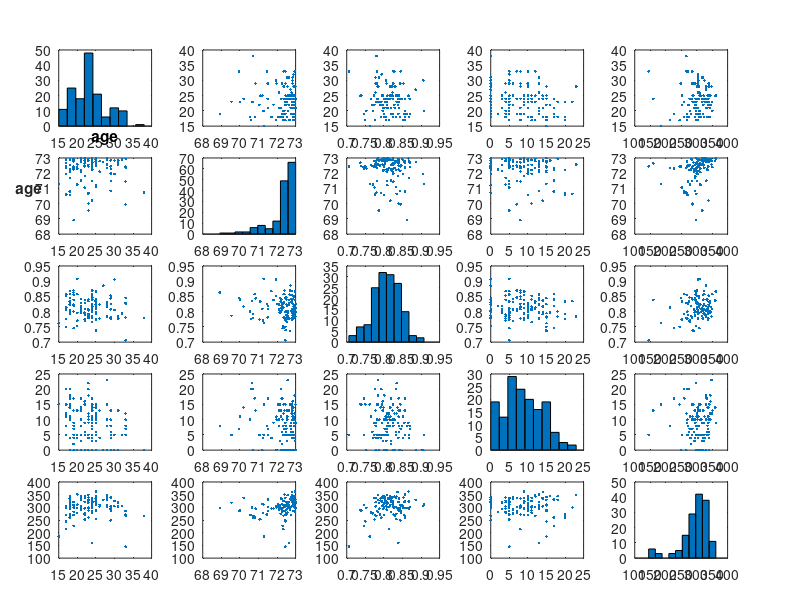

MATLAB code to generate this figure: (Note: this script raises an error after producing the figure.)
clear
close all

%% Variables and Data

% import data from men's 73 kg weight class
data = csvread('class73.csv');

sex                         = data(:,1);  % sex
age                         = data(:,2);  % age
bweight                     = data(:,3);  % body weight
snatch_firstAttempt         = data(:,4);  % declared snatch weight
snatch_firstSuccess         = data(:,5);  % first successful snatch weight
snatch_max                  = data(:,6);  % max snatch weight
snatch_max2declared         = data(:,7);  % delta between max and declared
snatch_max2firstSuccess     = data(:,8);  % delta between first success and max
cj_firstAttempt             = data(:,9);  % declared clean-jerk weight
cj_firstSuccess             = data(:,10);  % first successful clean-jerk weight
cj_max                      = data(:,11); % max clean-jerk weight
cj_max2declared             = data(:,12); % delta between max and declared
cj_max2firstSuccess         = data(:,13); % delta between first success and max
total                       = data(:,14); % total max weight "score"

%% Derived Metrics

% Snatch to CJ ratio
snatch_ratio = snatch_max./cj_max;
% Sum of deltas between declared and max across both events
total_deltas = cj_max2declared + snatch_max2declared;

%% Initial Model - age, body weight, snatch ratio, deltas

dm = [age, bweight, snatch_ratio, total_deltas, total];

labels = {...
    'age',...
    'bweight',...
    'snatch_{max}/cj_{max}',...
    'deltas_{total}',...
    'total'...
    };

% Create the plot matrix
[~,ax] = plotmatrix(dm);
for i = 1:length(labels)
  title(ax(1,i), labels{i})
  yl = ylabel(ax(i,1),labels{i},'fontweight','bold','Rotation', 0);
  yl.Position(1) = yl.Position(1) - 3.0;
end

mdl1 = fitlm([age, bweight, snatch_ratio, total_deltas],total,'VarNames',{'age' 'bweight','snatch_max/cj_max','total_deltas','total'}) 

%% Initial Findings:
% Age and total deltas are not statistically significant.
% Resvised model will exclude these two variables

%% Auxiliary Plots

% Generate CJ max and snatch max histograms
figure
subplot(1,2,1)
histogram(cj_max,20)
title('CJ Max')
xlabel('Weight (kg)')
subplot(1,2,2)
histogram(snatch_max,20)
title('Snatch Max')
xlabel('Weight (kg)')

%% Revised Model - body weight, snatch ratio

mdl2 = fitlm([bweight, snatch_ratio],total,'VarNames',{'bweight','snatch_max/cj_max','total'}) 

% Generate the confidence interterval for the model
coefCI(mdl2)

%% Revised Model: Residuals

% Generate plot raw residuals 
r2 = mdl2.Residuals.Raw;
figure
histogram(r2,20)
title('Histogram of Residuals')

% Generate residual plot for Xs 
figure
yhat = mdl2.Fitted;
[~,ax] = plotmatrix([bweight, snatch_max./cj_max],r2);
titles = {'Body Weight' 'Snatch Ratio'};
for i = 1:length(titles)
    title(ax(i), titles(i))
    ylabel(ax(i),'Residuals')
end

% Generate residual plot for output
figure
plotmatrix(yhat,r2)
title('Residual Plot (y)')
ylabel('Residuals')
xlabel('$$\hat{y}$$', 'Interpreter', 'Latex');

% Generate norm plot of residuals for analyzing
% (Helpful for identifying heavy-tail vs light-tail distributions)
figure
normplot(r2)
title('Normplot of Residuals')
figure

%% Revised Model: Plot

% Generate model plot (fitted line)
plot(mdl2)
title('Model Plot')
